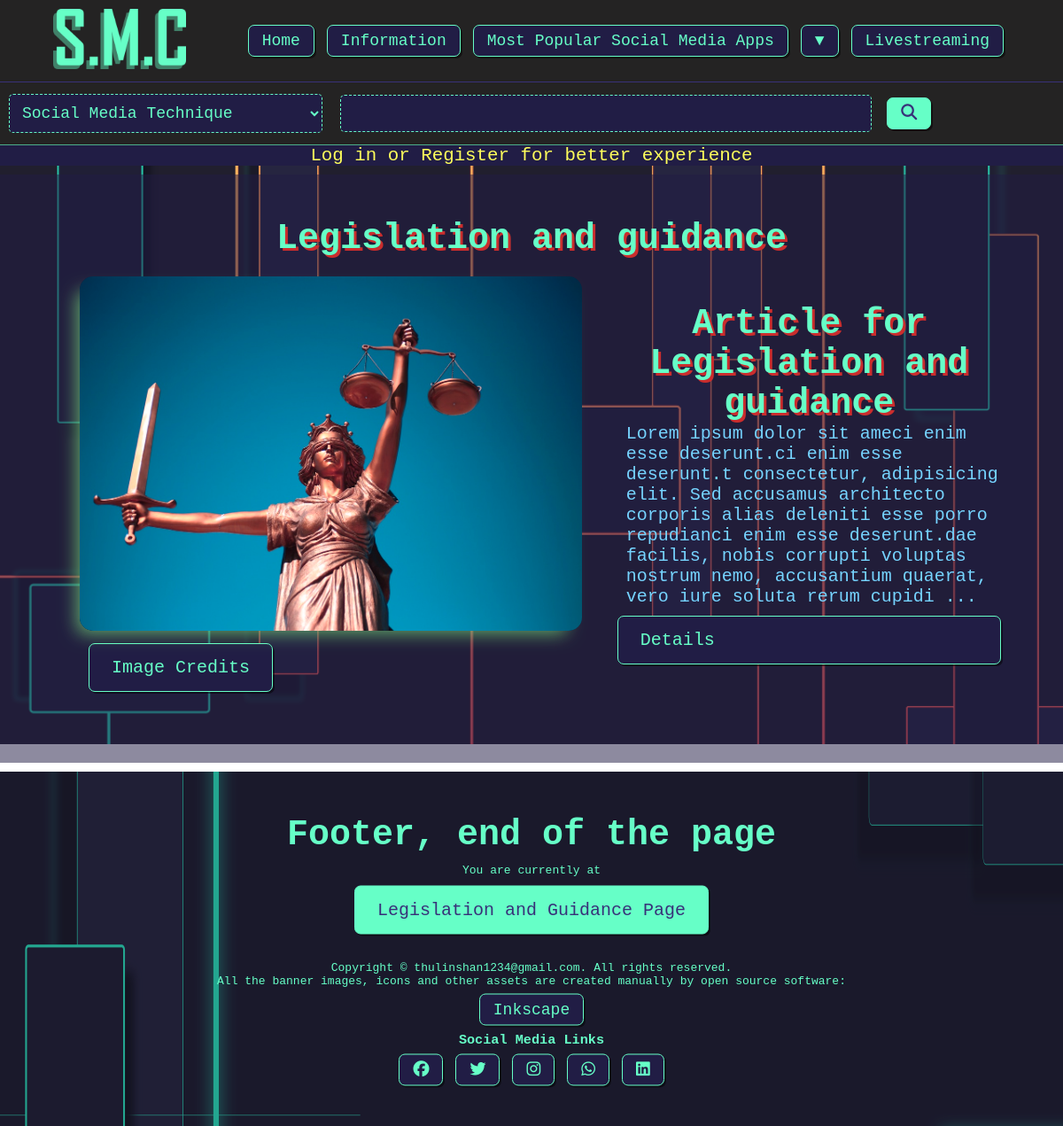
The page /legislation.php on the database its author committed.
### tables this page shows
CREATE TABLE `content` (
  `id` int(11) NOT NULL,
  `date` timestamp NOT NULL DEFAULT current_timestamp(),
  `img` varchar(255) NOT NULL,
  `img_credit` varchar(255) NOT NULL,
  `header` varchar(255) NOT NULL,
  `description` text NOT NULL,
  `category` varchar(50) NOT NULL
);

### legislation.php (the view, shortened to what this page needs)
<?php
include 'partials/header.php';
$query = " SELECT *
            FROM content WHERE category='legislation'";
$legislation = mysqli_query($connection, $query);
?>
<main>
    <div class="information-body">
        <div id="discover" class="illu-banner bg-dark-half">
            <h2>Legislation and guidance</h2>
            <?php if (mysqli_num_rows($legislation)) : ?>
                <?php while ($row = mysqli_fetch_assoc($legislation)) : ?>
                    <div class="img-container-2">
                        <div class="img-container">
                            <img class="img-3d border-light img-blue-to-primary" src="<?= ROOT_URL ?>assets/images/article/<?= $row['img'] ?>" alt="" />
                            <a class="btn" href="<?= $row['img_credit'] ?>">Image Credits</a>
                        </div>
                        <div class="container">
                            <h2><?= $row['header'] ?></h2>
                            <p>
                                <?= substr($row['description'], 0, 300) ?>...
                            </p>
                            <a class="btn" href="<?= ROOT_URL ?>details.php?id=<?= $row['id'] ?>">Details</a>
                        </div>
                    </div>
                <?php endwhile ?>
            <?php else : ?>
                <h3>Currently no articles related to legislation and guidance is available</h3>
            <?php endif ?>
        </div>
    </div>
</main>
</body>
<?php
include 'partials/footer.php'
?>

### css/style.css (style rules this page uses)
:root { --color-dark: #211d45ff; --color-dark-half: rgba(33, 29, 69, 0.514); --color-blue: rgb(118, 212, 255); --color-light: #66ffc7ff; --color-light-half: rgba(102, 255, 199, 0.637); --color-primary: #383179ff; --color-dark-bg: rgb(36, 35, 35); --color-dark-hover: rgb(22, 20, 41); --color-dark-bg-hover: rgb(37, 45, 51); --color-red: rgb(202, 45, 45); --color-yelloe:rgb(255, 255, 91); --color-yelloe-half:rgba(255, 255, 91, 0.5); }
* { margin: 0; padding: 0; font-family: monospace; cursor: url("../assets/utilities/cursor2.png"), auto; scroll-behavior: smooth; }
.btn { font-size: 20px; text-decoration: none; display: inline-block; color: var(--color-light); padding: 15px 25px; margin: 10px; border-radius: 7px; box-shadow: 2px 2px 0 rgba(0, 0, 0, 0.486); border: 1px solid var(--color-light); background: var(--color-dark); }
.container { width: 80%; margin: 10px auto; height: inherit; display: flex; flex-direction: column; justify-content: center; }
.illu-banner { padding: 50px 0; margin: 10px 0; }
.illu-banner h2 { font-size: 40px; text-align: center; color: var(--color-primary); text-shadow: 3px 3px var(--color-light); }
.illu-banner p { font-size: 20px; margin-left: 20px; color: var(--color-primary); }
.img-container-2 { display: flex; justify-content: space-around; align-items: center; width: 90%; margin: 10px auto; border-radius: 15px; }
.img-container { width: 100%; margin: 10px 30px; }
.img-3d { border-radius: 15px; width: 100%; height: 400px; object-fit: cover; }
.information-body .illu-banner img { border: none; box-shadow: -10px 10px 20px -7px var(--color-light-half); }
.information-body .illu-banner h2 { color: var(--color-light); text-shadow: 3px 3px var(--color-red); }
.information-body .illu-banner p { color: var(--color-blue); }
.border-light { border: 2px solid var(--color-light); }
.img-blue-to-primary { filter: hue-rotate(-35deg); }
.bg-dark-half { background-color: var(--color-dark-half); }

### rows shown on the page
content: img (picture), header "Article for Legislation and guidance", description "Lorem ipsum dolor sit ameci enim esse deserunt.ci enim esse deserunt.t consectetur, adipisicing elit. Sed accusamus architecto corporis alias deleniti esse porro repudianci enim esse deserunt.dae facilis, nobis corrupti voluptas nostrum nemo, accusantium quaerat, vero iure soluta rerum cupidi"
